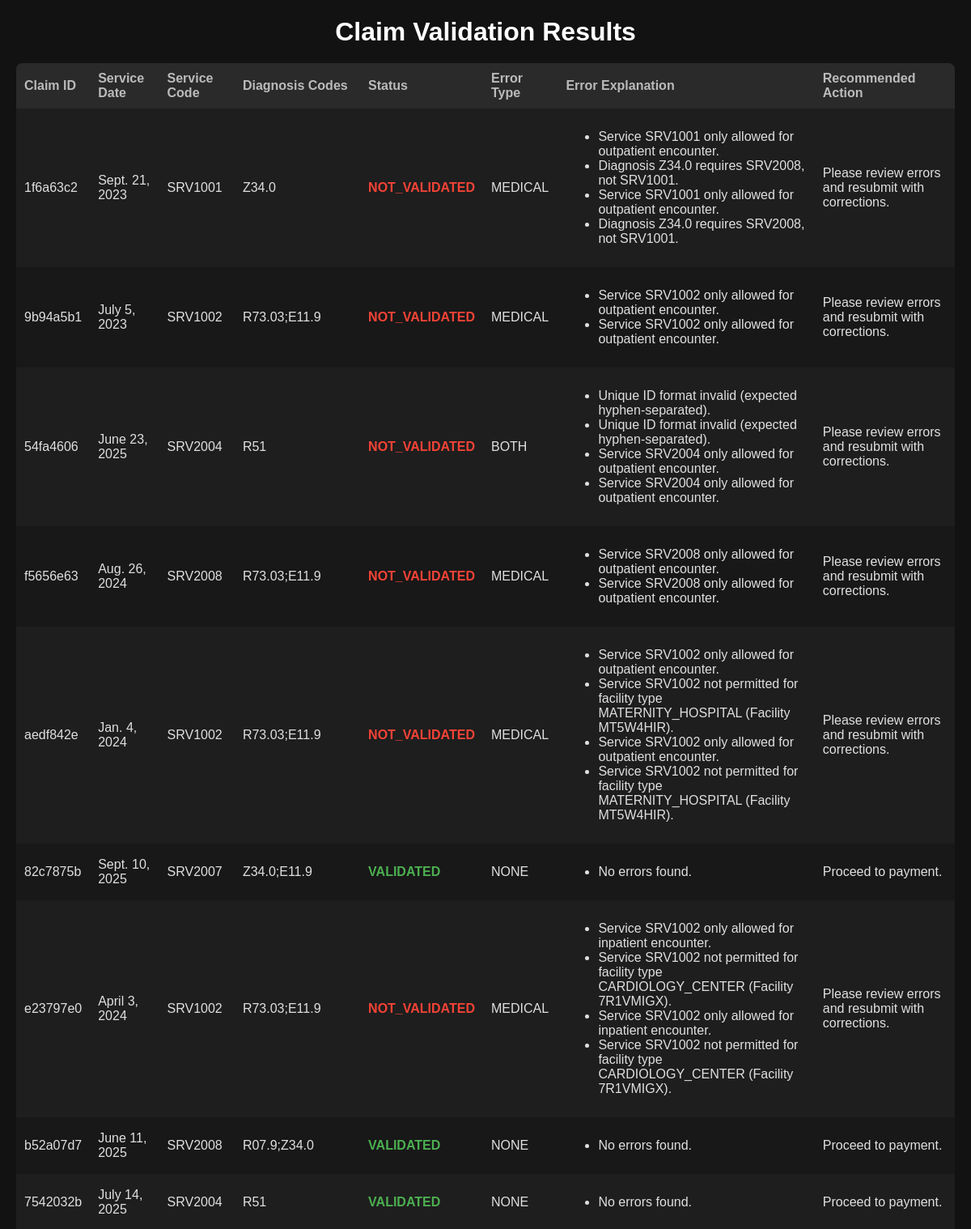
The page /claims/results/ (signed in, upper part) on the database its author committed.
### claims/models.py (models this page shows, shortened)
class Claim(models.Model):
    STATUS_CHOICES = [
        ("PENDING", "Pending"),
        ("VALIDATED", "Validated"),
        ("NOT_VALIDATED", "Not Validated"),
    ]
    ERROR_CHOICES = [
        ("NONE", "No Error"),
        ("TECHNICAL", "Technical Error"),
        ("MEDICAL", "Medical Error"),
        ("BOTH", "Both Errors"),
    ]
    claim_id = models.CharField(max_length=50, unique=True)
    encounter_type = models.CharField(max_length=50, blank=True, null=True)
    service_date = models.DateField(blank=True, null=True)
    national_id = models.CharField(max_length=50)
    member_id = models.CharField(max_length=50)
    facility_id = models.CharField(max_length=50)
    unique_id = models.CharField(max_length=50, blank=True, null=True)
    diagnosis_codes = models.TextField(blank=True, null=True)
    service_code = models.CharField(max_length=50)
    paid_amount_aed = models.DecimalField(max_digits=10, decimal_places=2)
    approval_number = models.CharField(max_length=50, blank=True, null=True)
    status = models.CharField(
        max_length=20, choices=STATUS_CHOICES, default="PENDING"
    )
    error_type = models.CharField(
        max_length=20, choices=ERROR_CHOICES, default="NONE"
    )
    error_explanation = models.TextField(blank=True, null=True)
    recommended_action = models.TextField(blank=True, null=True)
    created_at = models.DateTimeField(auto_now_add=True)
    updated_at = models.DateTimeField(auto_now=True)

### claims/views.py (the view)
# urls.py: path("results/", views.claim_results, name="claim_results"),
@login_required
def claim_results(request):
    claims = Claim.objects.all().order_by("-created_at")
    return render(request, "claims/results.html", {"claims": claims})

### claims/templates/claims/results.html (shortened to what this page needs)
<!DOCTYPE html>
<html>
<head>
</head>
<body>
    <h1>Claim Validation Results</h1>
    <table>
        <thead>
            <tr>
                <th>Claim ID</th>
                <th>Service Date</th>
                <th>Service Code</th>
                <th>Diagnosis Codes</th>
                <th>Status</th>
                <th>Error Type</th>
                <th>Error Explanation</th>
                <th>Recommended Action</th>
            </tr>
        </thead>
        <tbody>
            {% for claim in claims %}
            <tr>
                <td>{{ claim.claim_id }}</td>
                <td>{{ claim.service_date }}</td>
                <td>{{ claim.service_code }}</td>
                <td>{{ claim.diagnosis_codes }}</td>
                <td class="status-{{ claim.status|lower }}">{{ claim.status }}</td>
                <td>{{ claim.error_type }}</td>
                <td>
                    {% if claim.error_explanation %}
                        <ul>
                        {% for line in claim.error_explanation.splitlines %}
                            <li>{{ line }}</li>
                        {% endfor %}
                        </ul>
                    {% else %}
                        -
                    {% endif %}
                </td>
                <td>{{ claim.recommended_action }}</td>
            </tr>
            {% endfor %}
        </tbody>
    </table>
    <br>
</body>
</html>

### claims/templates/claims/results.html (style rules this page uses)
body { font-family: Arial, sans-serif; background: #121212; color: #e0e0e0; margin: 20px; }
h1 { text-align: center; margin-bottom: 20px; color: #ffffff; }
table { border-collapse: collapse; width: 100%; background: #1e1e1e; border-radius: 8px; overflow: hidden; }
th, td { padding: 10px; text-align: left; }
th { background: #2a2a2a; color: #bbbbbb; }
tr:nth-child(even) { background: #181818; }
.status-validated { color: #4caf50; font-weight: bold; }
.status-not_validated { color: #f44336; font-weight: bold; }

### rows shown on the page
Claim: claim_id "1f6a63c2", service_date "Sept. 21, 2023", service_code "SRV1001", diagnosis_codes "Z34.0", status "NOT_VALIDATED", error_type "MEDICAL", splitlines "Service SRV1001 only allowed for outpatient encounter." "Diagnosis Z34.0 requires SRV2008, not SRV1001." "Service SRV1001 only allowed for outpatient encounter." "Diagnosis Z34.0 requires SRV2008, not SRV1001.", recommended_action "Please review errors and resubmit with corrections."
Claim: claim_id "9b94a5b1", service_date "July 5, 2023", service_code "SRV1002", diagnosis_codes "R73.03;E11.9", status "NOT_VALIDATED", error_type "MEDICAL", splitlines "Service SRV1002 only allowed for outpatient encounter." "Service SRV1002 only allowed for outpatient encounter.", recommended_action "Please review errors and resubmit with corrections."
Claim: claim_id "54fa4606", service_date "June 23, 2025", service_code "SRV2004", diagnosis_codes "R51", status "NOT_VALIDATED", error_type "BOTH", splitlines "Unique ID format invalid (expected hyphen-separated)." "Unique ID format invalid (expected hyphen-separated)." "Service SRV2004 only allowed for outpatient encounter." "Service SRV2004 only allowed for outpatient encounter.", recommended_action "Please review errors and resubmit with corrections."
Claim: claim_id "f5656e63", service_date "Aug. 26, 2024", service_code "SRV2008", diagnosis_codes "R73.03;E11.9", status "NOT_VALIDATED", error_type "MEDICAL", splitlines "Service SRV2008 only allowed for outpatient encounter." "Service SRV2008 only allowed for outpatient encounter.", recommended_action "Please review errors and resubmit with corrections."
Claim: claim_id "aedf842e", service_date "Jan. 4, 2024", service_code "SRV1002", diagnosis_codes "R73.03;E11.9", status "NOT_VALIDATED", error_type "MEDICAL", splitlines "Service SRV1002 only allowed for outpatient encounter." "Service SRV1002 not permitted for facility type MATERNITY_HOSPITAL (Facility MT5W4HIR)." "Service SRV1002 only allowed for outpatient encounter." "Service SRV1002 not permitted for facility type MATERNITY_HOSPITAL (Facility MT5W4HIR).", recommended_action "Please review errors and resubmit with corrections."
Claim: claim_id "82c7875b", service_date "Sept. 10, 2025", service_code "SRV2007", diagnosis_codes "Z34.0;E11.9", status "VALIDATED", error_type "NONE", splitlines "No errors found.", recommended_action "Proceed to payment."
Claim: claim_id "e23797e0", service_date "April 3, 2024", service_code "SRV1002", diagnosis_codes "R73.03;E11.9", status "NOT_VALIDATED", error_type "MEDICAL", splitlines "Service SRV1002 only allowed for inpatient encounter." "Service SRV1002 not permitted for facility type CARDIOLOGY_CENTER (Facility 7R1VMIGX)." "Service SRV1002 only allowed for inpatient encounter." "Service SRV1002 not permitted for facility type CARDIOLOGY_CENTER (Facility 7R1VMIGX).", recommended_action "Please review errors and resubmit with corrections."
Claim: claim_id "b52a07d7", service_date "June 11, 2025", service_code "SRV2008", diagnosis_codes "R07.9;Z34.0", status "VALIDATED", error_type "NONE", splitlines "No errors found.", recommended_action "Proceed to payment."
Claim: claim_id "7542032b", service_date "July 14, 2025", service_code "SRV2004", diagnosis_codes "R51", status "VALIDATED", error_type "NONE", splitlines "No errors found.", recommended_action "Proceed to payment."
